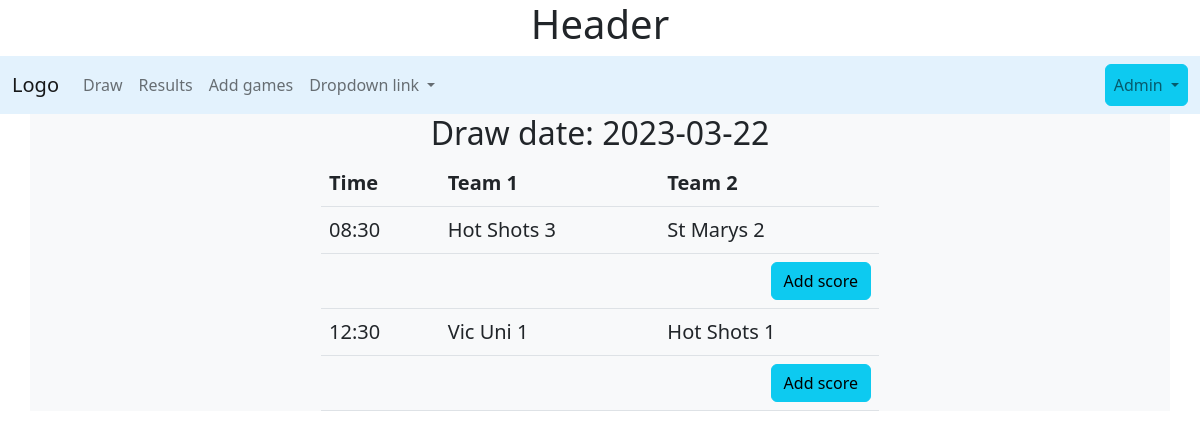
Before: / with the older database file.
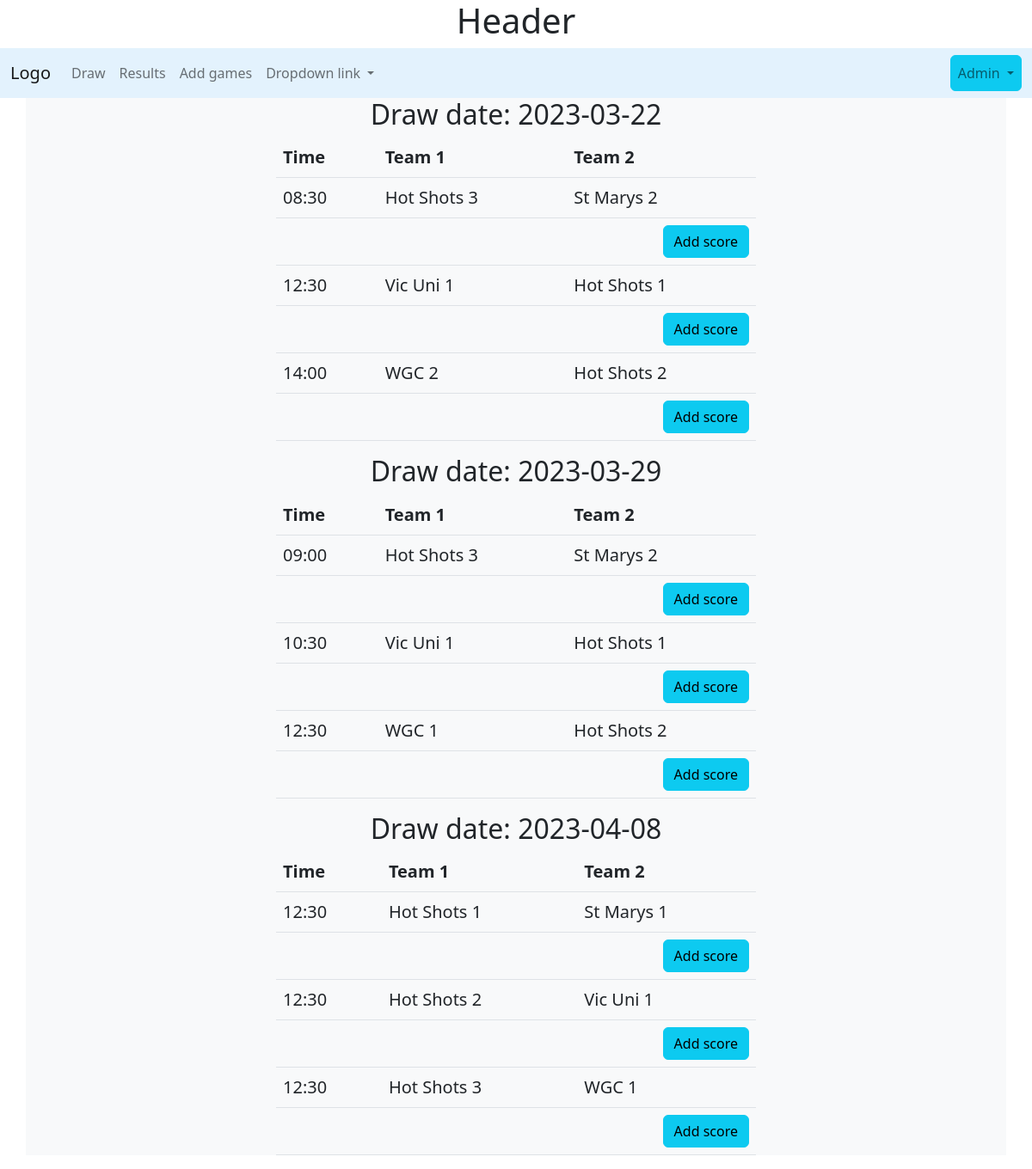
After: the same page with the newer database file.
### tables this page shows
CREATE TABLE draw
(
    draw_id   integer primary key autoincrement,
    draw_date date    not null,
    team_1    integer not null,
    score_1   integer,
    team_2    integer not null,
    score_2   integer,
    foreign key (team_1) references team (team_id),
    foreign key (team_2) references team (team_id),
    unique(draw_date,team_1,team_2)
);

CREATE TABLE team(
    team_id integer primary key autoincrement ,
    team_name text not null unique
);

### server.py (the view)
@app.route('/')
def index():
    sql = """ select d.draw_id as "game_id",
    strftime('%Y-%m-%d ', d.draw_date) as "Date",
    strftime('%H:%M', d.draw_date) as "Time",
    b.team_name as "team_1",
    c.team_name as "team_2"
    from draw d
    join team b on  d.team_1 = b.team_id
    join team c on  d.team_2 = c.team_id """
    draw = run_search_query_tuples(sql, (), db_path, True)
    return render_template("netball.html", games=draw)

### db_functions.py (called while the page is built)
def run_search_query_tuples(sql_query,values_tuple, file_path, rowfactory=False):
    result = None
    try:
        db = sqlite3.connect(file_path)
        if rowfactory:
            db.row_factory = sqlite3.Row
        cursor = db.cursor()
        cursor.execute(sql_query,values_tuple)
        result = cursor.fetchall()
        cursor.close()
    except sqlite3.Error as error:
        print("Error running search query tuples: {}".format(error))
        return None
    db.close()
    if result is None:
        print("No search values were found")
    return result

### templates/netball.html (shortened to what this page needs)
{% extends "layout.html" %}
{% block content %}
<div class="container bg-light">
{% set ns=namespace(drawdate = "") %}
{% for row in games %}
    {% if loop.index0 == 0 %}
        {% set ns.drawdate=row['Date'] %}
        <h2 class="text-center"> Draw date: {{ns.drawdate}}</h2>
        <table class="table w-50 mx-auto">
        <thead>
        <tr><th>Time</th><th>Team 1</th><th>Team 2</th></tr>
        </thead>
    {% endif %}
    {% if ns.drawdate != row['Date'] %}
        {% set ns.drawdate=row['Date'] %}
        </table>
        <h2 class="text-center">Draw date: {{ns.drawdate}}</h2>
        <table class="table w-50 mx-auto">
        <thead>
        <tr><th>Time</th><th>Team 1</th><th>Team 2</th></tr>
        </thead>
    {% endif %}
    <tr><td>{{ row['Time'] }}</td><td> {{ row['team_1'] }}</td><td>{{ row['team_2'] }}</td></tr>
     <tr><td colspan="4" class="text-end"><a class="btn btn-info" href="{{ url_for('addscore' , id=row['game_id'] ) }}" role="button">Add score</a></td> </tr>
{% endfor %}
</table>
    </div>
{% endblock %}

### templates/layout.html (shortened to what this page needs)
<!DOCTYPE html>
<html lang="en">
<head>
<link href="https://cdn.jsdelivr.net/npm/bootstrap@5.2.3/dist/css/bootstrap.min.css" rel="stylesheet">
</head>
<body>
<h1 class="text-center">Header</h1>
 <nav class="navbar navbar-expand-sm navbar-light" style="background-color: #e3f2fd;">
  <div class="container-fluid">
    <a class="navbar-brand" href="">Logo</a>
    <div class="collapse navbar-collapse" id="mynavbar">
      <ul class="navbar-nav me-auto">
        <li class="nav-item">
          <a class="nav-link" href = "{{ url_for('index') }}"> Draw</a>
        </li>
        <li class="nav-item">
          <a class="nav-link" href = "{{ url_for('results') }}"> Results</a>
        </li>
        <li class="nav-item">
          <a class="nav-link" href="{{ url_for('addgame') }}">Add games</a>
        </li>
       <li class="nav-item dropdown">
          <a class="nav-link dropdown-toggle" href="#" id="navbarDropdownMenuLink" role="button" data-bs-toggle="dropdown" aria-expanded="false">
            Dropdown link
          </a>
        </li>
      </ul>
      <div class="d-flex nav-item">
          <ul class="navbar-nav me-auto">
                <li class="nav-item dropdown">
          <a class="nav-link dropdown-toggle btn btn-info" href="#" id="navbarDropdownMenuEnd" role="button" data-bs-toggle="dropdown" aria-expanded="false">
            Admin
          </a>
        </li>
              </ul>
      </div>
    </div>
  </div>
</nav>
{% block content %}
 {% endblock %}
</body>
</html>

### templates/netball.html (style rules this page uses)
.table { font-size: 1.25em; }

Changed rows visible on the page:
added draw: Time "14:00", team_1 "WGC 2", team_2 "Hot Shots 2"
added draw: drawdate "2023-03-29", Time "09:00", team_1 "Hot Shots 3", team_2 "St Marys 2"
added draw: Time "10:30", team_1 "Vic Uni 1", team_2 "Hot Shots 1"
added draw: Time "12:30", team_1 "WGC 1", team_2 "Hot Shots 2"
added draw: drawdate "2023-04-08", Time "12:30", team_1 "Hot Shots 1", team_2 "St Marys 1"
added draw: Time "12:30", team_1 "Hot Shots 2", team_2 "Vic Uni 1"
added draw: Time "12:30", team_1 "Hot Shots 3", team_2 "WGC 1"
